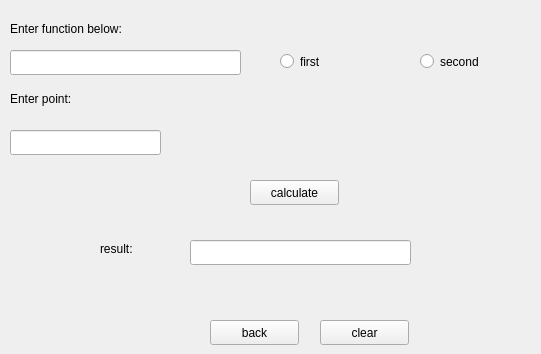
      <widget class="QWidget" name="derivativeTab">
       <property name="toolTipDuration">
        <number>0</number>
       </property>
       <attribute name="title">
        <string>derivative</string>
       </attribute>
       <widget class="QLabel" name="enterFunctionDerivativeLabel">
        <property name="geometry">
         <rect>
          <x>10</x>
          <y>20</y>
          <width>161</width>
          <height>17</height>
         </rect>
        </property>
        <property name="text">
         <string>Enter function below:</string>
        </property>
       </widget>
       <widget class="QLineEdit" name="enterFunctionDerivativeLineEdit">
        <property name="geometry">
         <rect>
          <x>10</x>
          <y>50</y>
          <width>231</width>
          <height>25</height>
         </rect>
        </property>
       </widget>
       <widget class="QLabel" name="enterPointLabel">
        <property name="geometry">
         <rect>
          <x>10</x>
          <y>90</y>
          <width>131</width>
          <height>17</height>
         </rect>
        </property>
        <property name="text">
         <string>Enter point:</string>
        </property>
       </widget>
       <widget class="QLineEdit" name="enterPointLineEdit">
        <property name="geometry">
         <rect>
          <x>10</x>
          <y>130</y>
          <width>151</width>
          <height>25</height>
         </rect>
        </property>
       </widget>
       <widget class="QPushButton" name="calculateDerivativeButton">
        <property name="geometry">
         <rect>
          <x>250</x>
          <y>180</y>
          <width>89</width>
          <height>25</height>
         </rect>
        </property>
        <property name="text">
         <string>calculate</string>
        </property>
       </widget>
       <widget class="QLabel" name="resultLabel_2">
        <property name="geometry">
         <rect>
          <x>100</x>
          <y>240</y>
          <width>67</width>
          <height>17</height>
         </rect>
        </property>
        <property name="text">
         <string>result:</string>
        </property>
       </widget>
       <widget class="QLineEdit" name="resultDerivativeLineEdit">
        <property name="geometry">
         <rect>
          <x>190</x>
          <y>240</y>
          <width>221</width>
          <height>25</height>
         </rect>
        </property>
       </widget>
       <widget class="QPushButton" name="goBackToMainPageButton_3">
        <property name="geometry">
         <rect>
          <x>210</x>
          <y>320</y>
          <width>89</width>
          <height>25</height>
         </rect>
        </property>
        <property name="text">
         <string>back</string>
        </property>
       </widget>
       <widget class="QPushButton" name="clearDerivativeButton">
        <property name="geometry">
         <rect>
          <x>320</x>
          <y>320</y>
          <width>89</width>
          <height>25</height>
         </rect>
        </property>
        <property name="text">
         <string>clear</string>
        </property>
       </widget>
       <widget class="QRadioButton" name="firstDerivativeRadioButton">
        <property name="geometry">
         <rect>
          <x>280</x>
          <y>50</y>
          <width>112</width>
          <height>23</height>
         </rect>
        </property>
        <property name="text">
         <string>first</string>
        </property>
       </widget>
       <widget class="QRadioButton" name="secondDerivativeRadioButton">
        <property name="geometry">
         <rect>
          <x>420</x>
          <y>50</y>
          <width>112</width>
          <height>23</height>
         </rect>
        </property>
        <property name="text">
         <string>second</string>
        </property>
       </widget>
      </widget>
